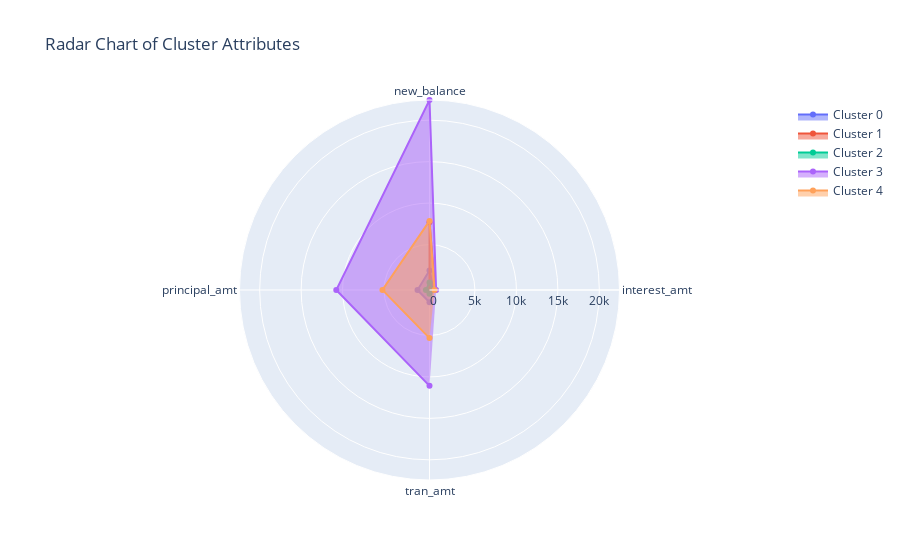

Notebook code cell kept with this figure:
### Code cell
# Define the categories and their labels for the radar chart
categories = categories = ['interest_amt', 'new_balance', 'principal_amt', 'tran_amt']

# Plot the radar chart
fig = go.Figure()

for i in cluster_means.index:
    df = cluster_means.loc[i][categories]
    values = df.values.tolist()
    fig.add_trace(go.Scatterpolar(
      r=values,
      theta=categories,
      fill='toself',
      name = f"Cluster {i}"
    ))

fig.update_layout(
  polar=dict(
    radialaxis=dict(
      visible=True,
      range=[cluster_means[categories].values.min(), cluster_means[categories].values.max()]
    )),
  showlegend=True,
  title='Radar Chart of Cluster Attributes'
)
fig.write_image("savings_radar_chart.png")
fig.show()

### Figure 1 — Plotly figure (JSON) as saved in the notebook; plotly's stock layout.template omitted (floating-point values rounded to 4 significant figures)
{"data": [{"fill": "toself", "name": "Cluster 0", "r": [23.36, 1862.0, 962.8, 986.2], "theta": ["interest_amt", "new_balance", "principal_amt", "tran_amt"], "type": "scatterpolar"}, {"fill": "toself", "name": "Cluster 1", "r": [209.1, 7687.0, -482.9, -273.8], "theta": ["interest_amt", "new_balance", "principal_amt", "tran_amt"], "type": "scatterpolar"}, {"fill": "toself", "name": "Cluster 2", "r": [8.899, 407.1, -45.69, -36.8], "theta": ["interest_amt", "new_balance", "principal_amt", "tran_amt"], "type": "scatterpolar"}, {"fill": "toself", "name": "Cluster 3", "r": [318.2, 22430.0, 10760.0, 11080.0], "theta": ["interest_amt", "new_balance", "principal_amt", "tran_amt"], "type": "scatterpolar"}, {"fill": "toself", "name": "Cluster 4", "r": [125.1, 7847.0, 5191.0, 5316.0], "theta": ["interest_amt", "new_balance", "principal_amt", "tran_amt"], "type": "scatterpolar"}], "layout": {"polar": {"radialaxis": {"range": [-482.9, 22430.0], "visible": true}}, "showlegend": true, "title": {"text": "Radar Chart of Cluster Attributes"}}}
